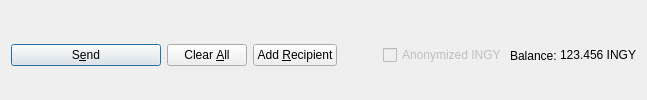
         <widget class="QFrame" name="frame_Send">
          <layout class="QHBoxLayout" name="horizontalLayout">
           <property name="bottomMargin">
            <number>0</number>
           </property>
           <item>
            <widget class="QPushButton" name="sendButton">
             <property name="minimumSize">
              <size>
               <width>150</width>
               <height>0</height>
              </size>
             </property>
             <property name="toolTip">
              <string>Confirm the send action</string>
             </property>
             <property name="text">
              <string>S&amp;end</string>
             </property>
             <property name="icon">
              <iconset resource="../ingenuity.qrc">
               <normaloff>:/icons/send</normaloff>:/icons/send</iconset>
             </property>
             <property name="autoDefault">
              <bool>false</bool>
             </property>
             <property name="default">
              <bool>true</bool>
             </property>
            </widget>
           </item>
           <item>
            <widget class="QPushButton" name="clearButton">
             <property name="sizePolicy">
              <sizepolicy hsizetype="Minimum" vsizetype="Fixed">
               <horstretch>0</horstretch>
               <verstretch>0</verstretch>
              </sizepolicy>
             </property>
             <property name="toolTip">
              <string>Clear all fields of the form.</string>
             </property>
             <property name="text">
              <string>Clear &amp;All</string>
             </property>
             <property name="icon">
              <iconset resource="../ingenuity.qrc">
               <normaloff>:/icons/remove</normaloff>:/icons/remove</iconset>
             </property>
             <property name="autoDefault">
              <bool>false</bool>
             </property>
            </widget>
           </item>
           <item>
            <widget class="QPushButton" name="addButton">
             <property name="toolTip">
              <string>Send to multiple recipients at once</string>
             </property>
             <property name="text">
              <string>Add &amp;Recipient</string>
             </property>
             <property name="icon">
              <iconset resource="../ingenuity.qrc">
               <normaloff>:/icons/add</normaloff>:/icons/add</iconset>
             </property>
             <property name="autoDefault">
              <bool>false</bool>
             </property>
            </widget>
           </item>
           <item>
            <spacer name="horizontalSpacer">
             <property name="orientation">
              <enum>Qt::Horizontal</enum>
             </property>
             <property name="sizeHint" stdset="0">
              <size>
               <width>40</width>
               <height>20</height>
              </size>
             </property>
            </spacer>
           </item>
           <item>
            <layout class="QHBoxLayout" name="horizontalLayout_2">
             <property name="spacing">
              <number>3</number>
             </property>
             <item>
              <widget class="QCheckBox" name="checkzINGY">
               <property name="enabled">
                <bool>false</bool>
               </property>
               <property name="text">
                <string>Anonymized INGY</string>
               </property>
              </widget>
             </item>
             <item>
              <widget class="QLabel" name="label">
               <property name="text">
                <string>Balance:</string>
               </property>
              </widget>
             </item>
             <item>
              <widget class="QLabel" name="labelBalance">
               <property name="sizePolicy">
                <sizepolicy hsizetype="Preferred" vsizetype="Fixed">
                 <horstretch>0</horstretch>
                 <verstretch>0</verstretch>
                </sizepolicy>
               </property>
               <property name="cursor">
                <cursorShape>IBeamCursor</cursorShape>
               </property>
               <property name="text">
                <string notr="true">123.456 INGY</string>
               </property>
               <property name="textInteractionFlags">
                <set>Qt::LinksAccessibleByMouse|Qt::TextSelectableByKeyboard|Qt::TextSelectableByMouse</set>
               </property>
              </widget>
             </item>
            </layout>
           </item>
          </layout>
         </widget>
